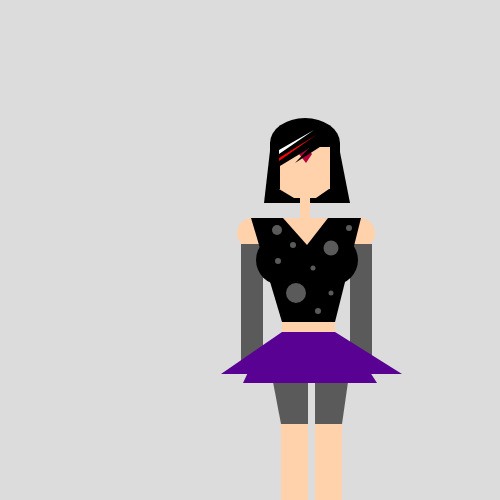
Frame 1 (no input)
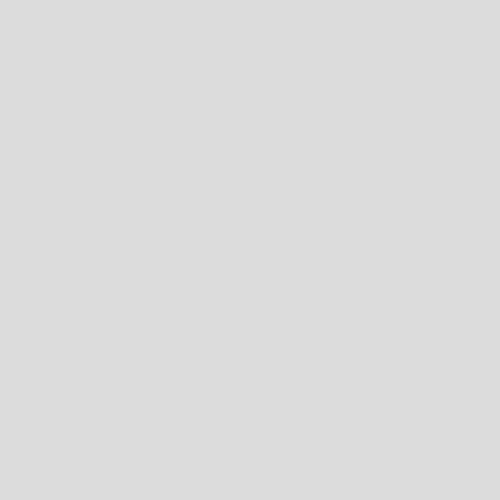
Frame 60 (no input)
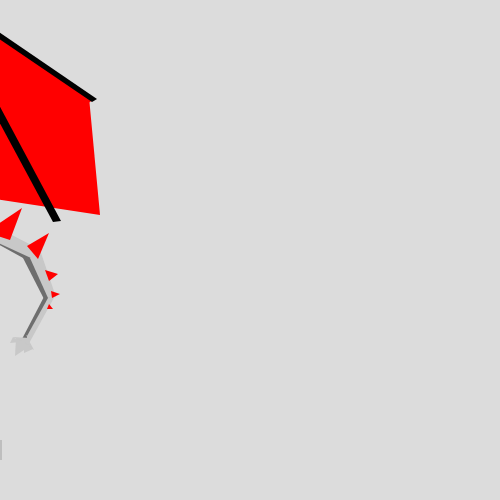
Frame 120 (the mouse pressed at the canvas centre since frame 60)

The p5.js sketch that drew these frames (run headless with seeded random() and noise() and a simulated clock; from frame 60 on, the mouse is pressed at the canvas centre):

// p5.js sketch
// ── sketch.js
var x = 0;

function setup() {
  createCanvas(500, 500);
}

function draw() {
  background(220);
  noStroke() ;

push ();
translate(x, 0);
avatar ();
x = x + 5;
if (x > width) {
  x = -600 ;
}
pop ();

}

// ── avatar.js
function avatar () {

  if (mouseIsPressed) {
  // //1
  //    fill(200);
  // rect(0, 50, 600, 450);
  //
  //  //2
  //    fill(180);
  // rect(0, 100, 600, 400);
  //
  //    //3
  //    fill(160);
  // rect(0, 150, 600, 350);

  //leg
     fill(190);
  quad(150, 302, 178, 335, 149, 411, 120, 411);

   //leg 2
     fill(206);
  quad(240, 335, 266, 313, 299, 440, 264, 440);

   //leg 3
    fill(206);
  quad(448, 302, 413, 315, 469, 440, 502, 440);

     //leg 4
     fill(190);
  quad(365, 304, 397, 315, 354, 411, 324, 411);

    //underbelly
     fill(110);
  quad(152, 336, 352, 376, 368, 355, 160, 292);

   //undertail
     fill(110);
  quad(486, 231,481, 243, 522, 246, 512, 234);

    //undertail 1
    fill(110);
  quad(504, 242, 507, 235, 546, 253, 544, 264);

    //undertail 2
    fill(110);
  quad(532, 256, 555, 301, 560, 300, 547, 257);

    //undertail 3
    fill(110);
  quad(532, 339, 557, 291, 560, 299, 536, 343);

   //tail
     fill(200);
  quad(520, 233, 449, 219, 449, 250, 500, 240);

    //tail 2
     fill(200);
  quad(518, 233, 500, 239, 541, 258, 551, 250);

   //tail 3
     fill(200);
  quad(550, 250, 540, 258, 558, 298, 566, 297);

  //tail 4
     fill(200);
  quad(565, 296, 558, 298, 537, 336, 537, 347);

   //bottom
     fill(200);
  quad(536, 335, 540, 338, 523, 337, 544, 350);

    //bottom 1
  fill(200);
  triangle(526, 338, 525, 356, 540, 346);

    //bottom 2
  fill(200);
  triangle(523, 337, 520, 343, 530, 342);

    //bottom 3
  fill(200);
  triangle(543, 349, 534, 353, 534, 342);

  //body
     fill(200);
  rect(150, 218, 300, 120);

  //back spike
   fill('red');
  triangle(250, 253, 268, 189, 285, 232);

   //back spike 1
   fill('red');
  triangle(309, 224, 353, 176, 361, 220);

    //back spike 2
   fill('red');
  triangle(429, 220, 471, 227, 482, 187);

   //tail spike
   fill('red');
  triangle(496, 232, 520, 240, 532, 208);

   //tail spike 1
   fill('red');
  triangle(537, 246, 559, 233, 548, 259);

  //tail spike 2
   fill('red');
  triangle(555, 270, 559, 281, 568, 274);

   //tail spike 3
   fill('red');
  triangle(561, 291, 562, 298, 570, 294);

   //tail spike 4
   fill('red');
  triangle(559, 304, 557, 309, 563, 309);

    //BOTTOM R wing
     fill('red');
  quad(306, 273, 461, 196, 406, 48, 398, 166);

  //INSIDE R wing
   fill('red');
  triangle(389, 167, 492, 25, 350, 63);

   //MIDDLE R wing
   fill('red');
  quad(457, 192, 410, 74, 492, 23, 603, 100);

  //OUTSIDE R wing
   fill('red');
  triangle(610, 215, 432, 188, 599, 97);

    //INSIDE L wing
   fill('red');
  triangle(201, 262, 131, 37, 15, 57);

   //OUTSIDE L wing
   fill('red');
  quad(0, 198, 169, 187, 121, 39, 0, 62);

  //TOP L wing
   fill('red');
  quad(76, 26, 219, 54, 163, 165, 0, 66);

  //BOTTOM L wing
   fill('red');
  triangle(197, 261, 99, 191, 144, 160);

   //base R wing
     fill('black');
  quad(290, 266, 307, 274, 406, 168, 388, 156);

  //base R wing 1
     fill('black');
  quad(405, 168, 350, 56, 340, 60, 381, 168);

  //top R wing
     fill('black');
  quad(339, 60, 494, 20, 496, 26, 351, 62);

    //middle R wing
     fill('black');
  quad(350, 59, 349, 64, 489, 77, 491, 70);

  //bottom R wing
     fill('black');
  quad(352, 61, 349, 68, 454, 133, 459, 130);

  //top R wing 1
     fill('black');
  quad(493, 21, 490, 26, 602, 102, 607, 99);

    //middle R wing 1
     fill('black');
  quad(491, 71, 484, 75, 563, 222, 571, 221);

  //bottom R wing 1
     fill('black');
  quad(458, 130, 452, 131, 461, 206, 467, 206);

   //base L wing
     fill('black');
  quad(201, 272, 214, 264, 171, 150, 147, 151);

  //base L wing 1
     fill('black');
  quad(148, 153, 173, 160, 229, 58, 218, 48);

   //top L wing
     fill('black');
  quad(218, 50, 214, 56, 72, 26, 76, 23);

   //top L wing 1
     fill('black');
  quad(76, 23, 0, 60, 0, 67, 77, 27);

   //middle L wing 1
     fill('black');
  quad(214, 54, 215, 59, 84, 89, 83, 83);

  //bottom L wing 1
     fill('black');
  quad(100, 121, 102, 126, 213, 68, 211, 63);

   //middle L wing 2
     fill('black');
  quad(2, 211, 9, 212, 87, 88, 84, 83);

   //bottom L wing 2
     fill('black');
  quad(100, 122, 105, 124, 100, 199, 94, 200);

   //neck 2
     fill(230);
  rect(209, 278, 80, 70);

   //neck
     fill(230);
  rect(252, 310, 130, 50);

  //neck 3
    fill(230);
  rect(306, 356, 130, 14);

   //neck 4
    fill(230);
  rect(276, 292, 50, 30);

   //chin
     fill(230);
  rect(351, 358, 40, 20);

   //head
     fill('white');
  rect(379, 310, 80, 70);

    //face
  fill('white');
  triangle(458, 310, 475, 384, 379, 380);

  //spike 1
   fill('white');
  triangle(379, 323, 389, 311, 359, 292);

  //spike 2
  fill('white');
  triangle(402, 311, 404, 283, 417, 311);

  //spike 3
  fill('white');
  triangle(379, 351, 356, 331, 379, 338);

    //spike 4
  fill('white');
  triangle(440, 311, 438, 286, 456, 310);

  //eye
     fill('black');
  rect(419, 343, 10, 10);

    //eye 1
   fill('black');
  triangle(419, 352, 408, 339, 429, 343);

  //eye 2
   fill('black');
  triangle(428, 342, 436, 353, 429, 353);

  //2 eye
   fill('black');
  triangle(456, 352, 466, 351, 464, 341);

  //gem
   fill(182,0,59);
  quad(439, 319, 436, 327, 444, 334, 448, 326);

    //neck spike
  fill('red');
  triangle(338, 316, 361, 316, 338, 283);

   //neck spike 1
  fill('red');
  triangle(297, 295, 317, 295, 297, 258);

  //neck spike 2
  fill('red');
  triangle(240, 281, 262, 280, 240, 244);

   //foot
     fill(180);
  rect(107, 410, 55, 20);

   //foot 1
     fill(190);
  rect(249, 439, 60, 20);

   //foot 2
     fill(180);
  rect(312, 411, 55, 20);

   //foot 3
     fill(190);
  rect(457, 440, 55, 20);

    //Third toe
  fill('red');
  triangle(313, 422, 323, 430, 303, 438);

    //Third toe 1
  fill('red');
  triangle(329, 440, 333, 430, 348, 430);

   //first toe
  fill('red');
  triangle(96, 439, 108, 423, 116, 430);

   //first toe 1
  fill('red');
  triangle(174, 439, 154, 429, 160, 422);

   //first toe 2
  fill('red');
  triangle(133, 450, 130, 429, 143, 428);

    //second toe
  fill('red');
  triangle(239, 467, 250, 451, 257, 459);

    //second toe 1
  fill('red');
  triangle(318, 467, 307, 451, 299, 459);

    //second toe 2
  fill('red');
  triangle(281, 478, 274, 458, 290, 458);

   //fourth toe
  fill('red');
  triangle(457, 452, 465, 459, 449, 466);

  //fourth toe
  fill('red');
  triangle(473, 466, 476, 459, 492, 459);

   } else {

  //  //1
  //    fill(200);
  // rect(0, 0, 600, 450);
  //
  //   //2
  //    fill(180);
  // rect(0, 0, 600, 400);
  // 
  //     //3
  //    fill(160);
  // rect(0, 0, 600, 350);

   //L leg
     fill(90);
  rect(281, 378, 27, 130);

   //L leg 2
     fill(90);
  triangle(281, 424, 273, 382, 281, 382);

    //R leg 2
     fill(90);
  triangle(342, 424, 348, 382, 341, 382);

    //L leg 1
   fill(255,210,171);
  rect(281, 424, 27, 130);

   //R leg
     fill(90);
  rect(315, 378, 27, 130);

    //R leg 1
     fill(255,210,171);
  rect(315, 424, 27, 130);

    //L shoulder
     fill(255,210,171);
  ellipse(252, 233, 30, 30);

   //R shoulder
     fill(255,210,171);
  ellipse(360, 233, 30, 30);

   //L arm
     fill(90);
  rect(241, 244, 22, 120);

   //R arm
     fill(90);
  rect(350, 244, 22, 120);

  //chest
     fill(0);
  quad(251, 218, 361, 218, 335, 322, 282, 322);

   //1 melon
    fill(0);
  ellipse(281, 260, 50, 50);

   //2 melon
     fill(0);
  ellipse(333, 260, 50, 50);

  //pattern
  fill(90);
  ellipse(296, 293, 20, 20);

   //pattern 1
  fill(90);
  ellipse(277, 230, 10, 10);

   //pattern 2
  fill(90);
  ellipse(331, 248, 15, 15);

   //pattern 3
  fill(90);
  ellipse(331, 293, 5, 5);

   //pattern 4
  fill(90);
  ellipse(278, 261, 6, 6);

   //pattern 5
  fill(90);
  ellipse(318, 311, 6, 6);

   //pattern 6
  fill(90);
  ellipse(313, 268, 5, 5);

   //pattern 7
  fill(90);
  ellipse(293, 245, 6, 6);

   //pattern 8
  fill(90);
  ellipse(349, 228, 6, 6);

  //hair bottom
   fill('black');
  rect(270, 143, 70, 60);

  //chin
     fill(255,210,171);
  quad(294, 198, 279, 189, 329, 189, 316, 198);

   //hair top
     fill('black');
  ellipse(305, 143, 70, 50);

  //neck
     fill(255,210,171);
  rect(300, 198, 10, 30);

   //head
     fill(255,210,171);
  rect(280, 147, 50, 42);

  //gem
  fill(182,0,59);
  quad(306, 146, 299, 154, 306, 163, 312, 154);

    //bangs
     fill('black');
  triangle(313, 146, 274, 146, 275, 169);

    //strand
     fill('black');
  triangle(295, 163, 312, 145, 323, 145);

   //white bangs
     fill('white');
  triangle(279, 154, 279, 150, 314, 130);

      //red bangs
     fill('red');
  triangle(279, 158, 279, 161, 316, 135);

    //hair R
     fill('black');
  triangle(339, 203, 350, 203, 338, 142);

   //hair L
     fill('black');
  triangle(270, 203, 264, 203, 271, 142);

    //v neck
     fill(255,210,171);
  triangle(283, 218, 328, 218, 307, 245);

  //tummy
     fill(255,210,171);
  rect(282, 322, 53, 10);

  //skirt
      fill(88,1,147);
  quad(282, 332, 335, 332, 402, 374, 221, 374);

   //skirt 1
     fill(88,1,147);
  quad(243, 383, 377, 383, 366, 366, 251, 366);
   }

}
